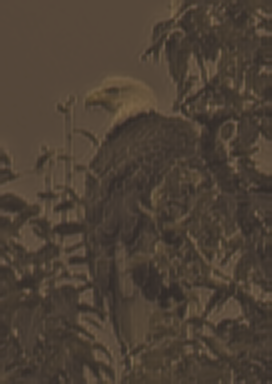
#> input picture runs/ink/sample_000500_animal.png, 272 x 384 px
$ python -i metrics.py   (imports and definitions only)
#> lines starting #> are read from the running program, lines starting #| are printed output that depends on the picture; after the words box and inside, x2 and y2 are one past the last pixel; in counts of white or black regions, pixels touching at a corner belong together
#> further down, picture is the input picture: shape (384, 272, 3); mean B, G, R 52.6, 64.4, 76.4
"""Image measures for 'is it a painting or a filter'. All inputs HxWx3 float in [0,1]."""
import numpy as np
from scipy.ndimage import gaussian_filter, maximum_filter, sobel

LUMA = np.array([0.2126, 0.7152, 0.0722])


# [18 lines left out: functions affine_fit, full_affine_fit, not called in this run]


def grad(l):
    return np.hypot(sobel(l, 0), sobel(l, 1)) / 8


def masks(photo):
    l = gaussian_filter(photo @ LUMA, 1)
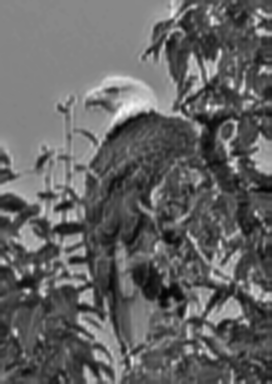
#> l: shape (384, 272) float64; min 42.83, max 93.47, mean 62.8; drawn with min black and max white
    g = grad(l)
#> in grad, `return np.hypot(sobel(l, 0), sobel(l, 1)) / 8`:
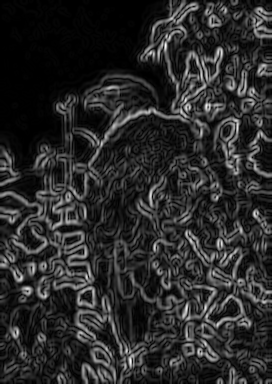
#> returned value: shape (384, 272) float64; min 0, max 11.13, mean 1.85; drawn with min black and max white
    strong = g > np.quantile(g, 0.9)
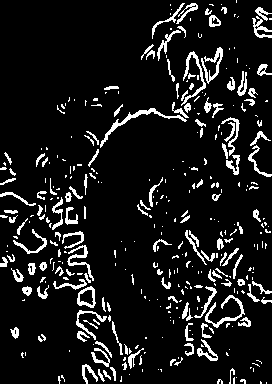
#> strong: shape (384, 272) bool; 10% white in thin lines or dots
    flat = maximum_filter(g, 5) < np.quantile(g, 0.35)
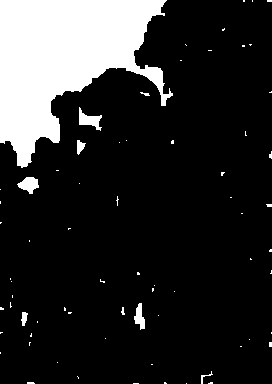
#> flat: shape (384, 272) bool; 16.4% white; 70 white regions (61 under 20 px), largest, box (x1, y1, x2, y2) and area: (0, 0, 173, 168) 15951, (79, 107, 102, 131) 253, (17, 177, 39, 194) 229
    b = np.zeros_like(g, bool); b[5:-5, 5:-5] = True
    return strong & b, flat & b


# [47 lines left out: functions measure, kmeans_resid, simplify, not called in this run]

>>> import cv2
>>> picture = cv2.imread('../../../runs/ink/sample_000500_animal.png')
>>> result = masks(picture)

$ run again, on runs/ink/sample_001000_animal.png
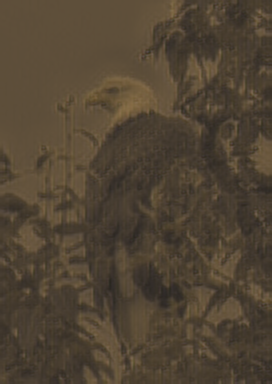
#> input picture runs/ink/sample_001000_animal.png, 272 x 384 px
#> picture is the input picture: shape (384, 272, 3); mean B, G, R 52, 68.5, 81.1
#> in masks, `strong = g > np.quantile(g, 0.9)`:
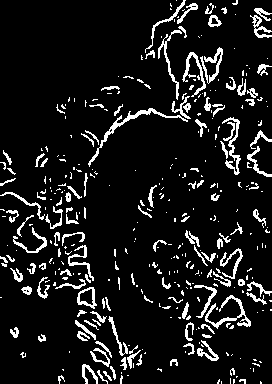
#> strong: shape (384, 272) bool; 10% white in thin lines or dots
#> in masks, `flat = maximum_filter(g, 5) < np.quantile(g, 0.35)`:
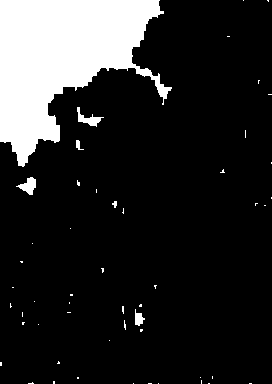
#> flat: shape (384, 272) bool; 15.5% white; 52 white regions (46 under 20 px), largest, box (x1, y1, x2, y2) and area: (0, 0, 172, 167) 15438, (77, 107, 104, 127) 189, (16, 177, 36, 195) 187, (135, 309, 145, 326) 99, (76, 140, 84, 150) 39, (112, 201, 117, 208) 23

$ run again, on runs/ink/sample_001500_animal.png
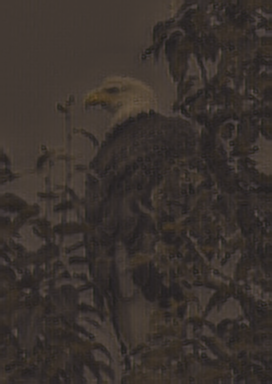
#> input picture runs/ink/sample_001500_animal.png, 272 x 384 px
#> picture is the input picture: shape (384, 272, 3); mean B, G, R 45.5, 50.1, 57.7
#> in masks, `strong = g > np.quantile(g, 0.9)`:
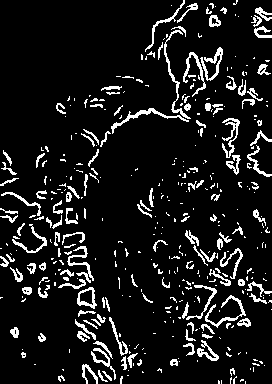
#> strong: shape (384, 272) bool; 10% white in thin lines or dots
#> in masks, `flat = maximum_filter(g, 5) < np.quantile(g, 0.35)`:
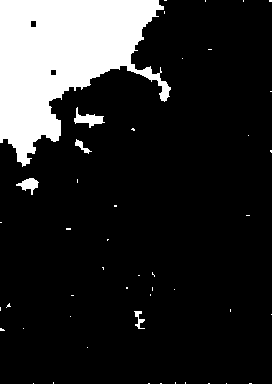
#> flat: shape (384, 272) bool; 15.6% white; 47 white regions (42 under 20 px), largest, box (x1, y1, x2, y2) and area: (0, 0, 171, 167) 15502, (74, 107, 105, 128) 263, (16, 178, 39, 195) 188, (134, 311, 145, 329) 85, (75, 139, 92, 154) 84
